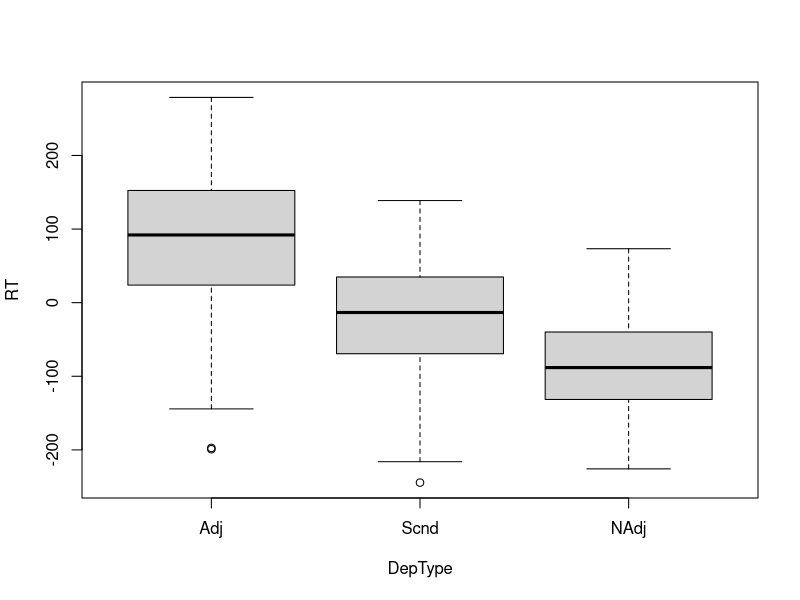
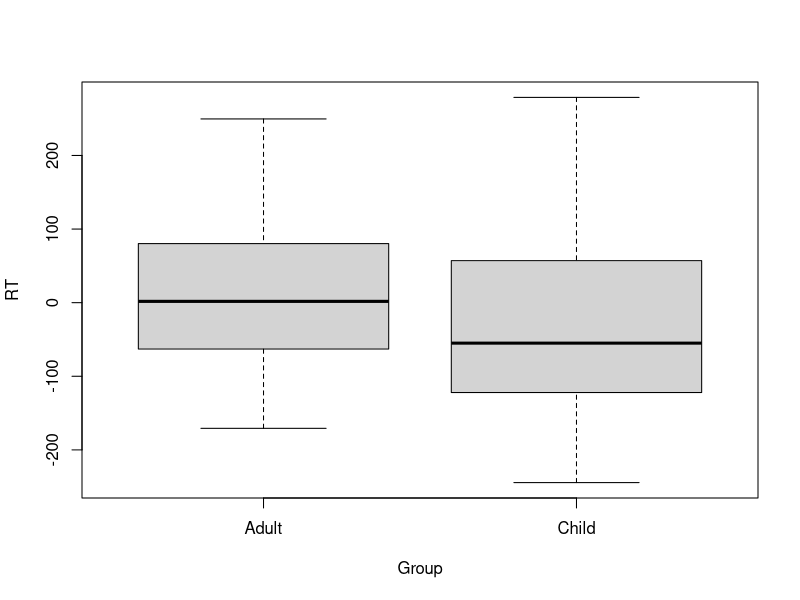
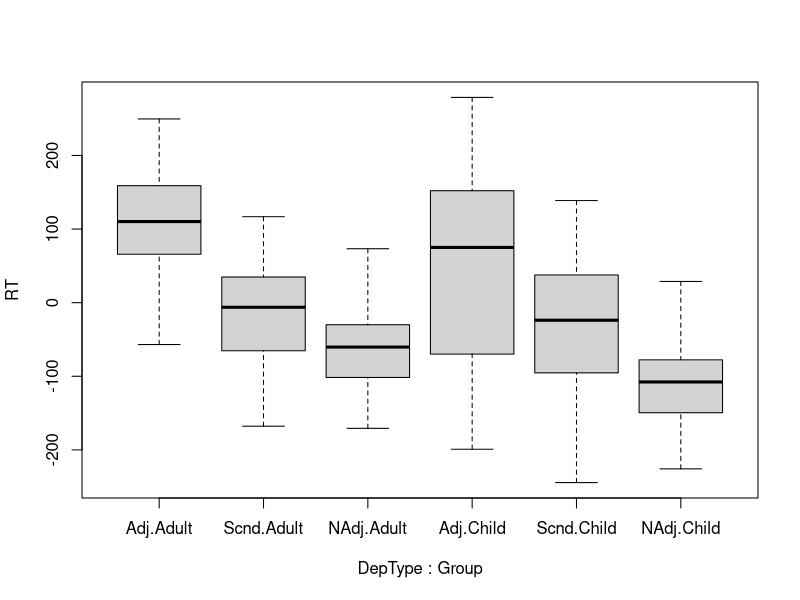
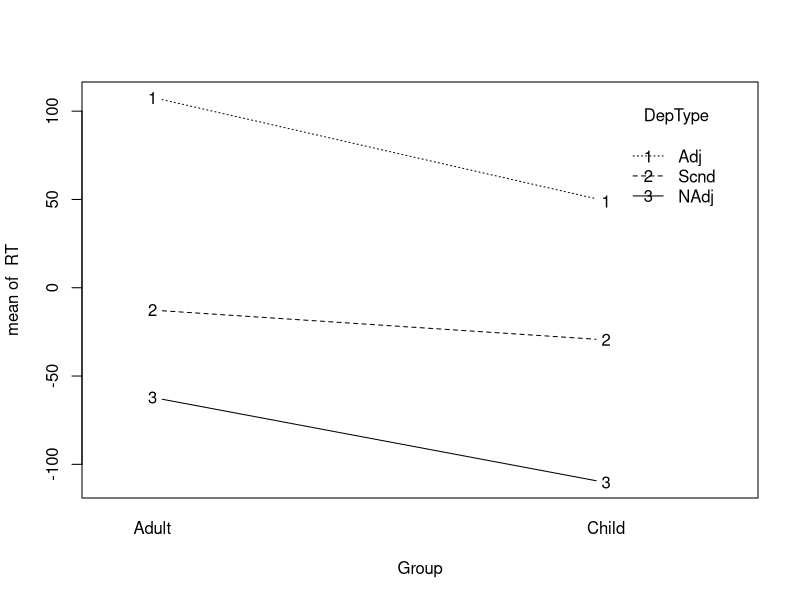
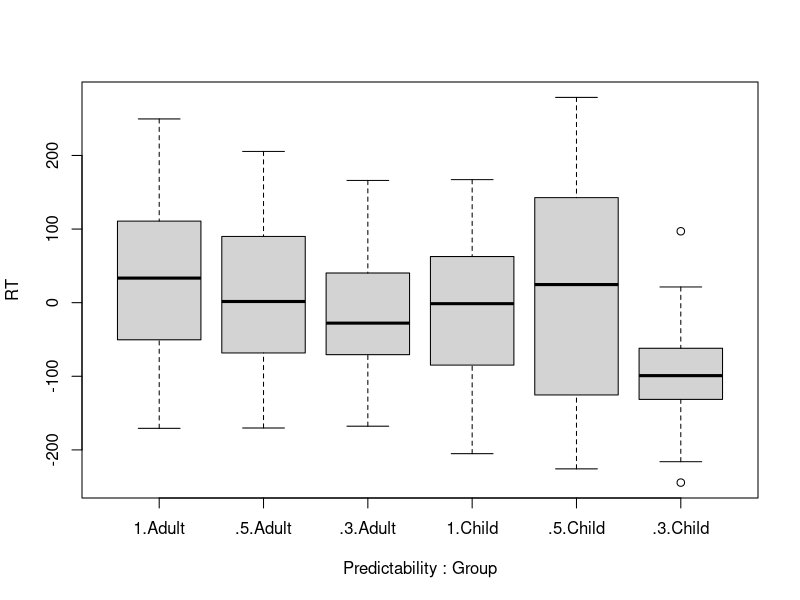
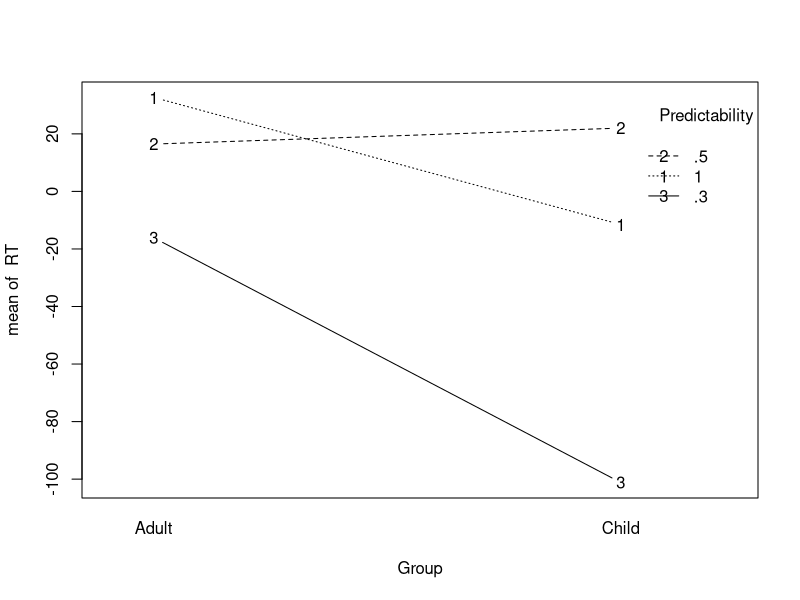
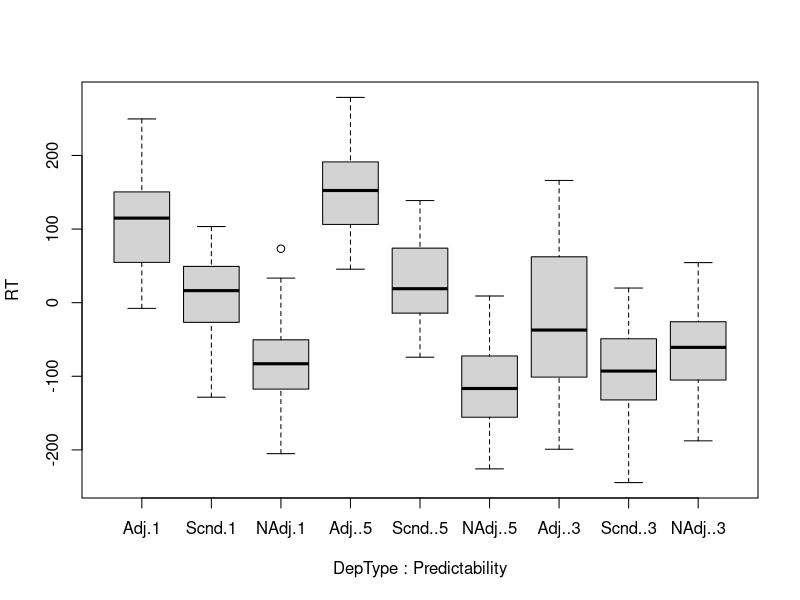
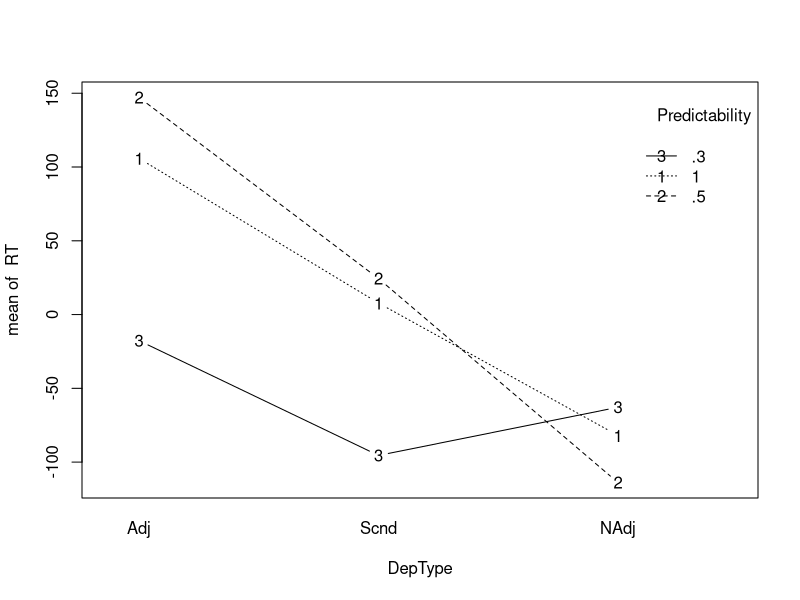

The R script that drew these images, in order:
# K.Sengottuvel adjusted the script originally from R bloggers link "https://www.r-bloggers.com/power-and-sample-size-for-repeated-measures-anova-with-r/".

#Amendments: P.Thompson 16/01/2017 - adjusted the model error setup to correct model and changed the "runTest" function to allow for multiple power calculations based on 5 different hypotheses.


##########################

#simulates and calculates power for 2(groups as within sub factor), 3 (dependency types as within sub factor),
#3 (Predictability as within Subject factors)

#??????????????it still doesnt have a way to include effect size in to it. What we have is eta squared values of about .3. Which could be small to medium effect size
#ref: 10.1111/lang.12137. The study exployed approach similar to the present one. However, the it was a within subject design of 2x3x6. On an average it showed an effect size of .3
# we used that for the present study. 

nPerGroup <- 20 # total participants per group 
nDepType  <- 3 #levels in the first within sub factor 
nPredictability<-3 #levels in the first within sub factor 
RTAdult   <- c(144,30,-50,137,18,-81,69,-41,-12) # means taken from the Pilot data of 5 adults-in the order DEpType:Predic, 1 1, 1 2, 1 3,2 1, 2 2, 2 3, 3 1, 3 2, 3 3  
RTChild    <- c(80,10,-90,180,40,-150, -80,-120,-80) # means taken from pilot data of 11 children 
stdevs    <- rep(60,9) # It is the average of deviations across the 18 values mentioned above,
#kept it constant to avoid the Sigma being negative-which gives error. 
stdiff    <- 60  #Difference of SD between values of two groups. 
nSim      <- 1000 # number of simulations, can vary. 
# set up the indep var data
Subject <- factor(1:(nPerGroup*2))
DepType <- factor(1:nDepType, labels = c("Adj", "Scnd", "NAdj"))
Predictability <- factor(1:nPredictability, labels = c("1", ".5", ".3"))
theData <- expand.grid(DepType, Predictability,Subject)
names(theData) <- c("DepType", "Predictability","Subject")

tmp <- rep(c("Adult", "Child"), each = nPerGroup *nDepType*nPredictability)
theData$Group <- factor(tmp)
theData

# to set up variance-covariance matrix
ones <- rep(1, nDepType*nPredictability)
A <- stdevs^2 %o% ones
B <- (A + t(A) + (stdiff^2)*(diag(nDepType*nPredictability) - ones %o% ones))/2

# can run it through once to check that it works
library(MASS)
tmp1 <- mvrnorm(nPerGroup, mu = RTAdult, Sigma = B)
tmp1
tmp2 <- mvrnorm(nPerGroup, mu = RTChild, Sigma = B)
tmp2
theData$RT <- c(as.vector(t(tmp1)), as.vector(t(tmp2)))
theData

aovComp <- aov(RT ~ DepType*Predictability*Group + Error(Subject/(DepType*Predictability)), theData)
summary(aovComp)
# some descriptive statistics and graphs
print(model.tables(aovComp, "means"), digits = 3) 
boxplot(RT ~ DepType, data = theData)              
boxplot(RT ~ Group, data = theData)            
boxplot(RT ~ DepType*Group, data = theData)
with(theData, interaction.plot(Group, DepType, RT,type =  "b"))

boxplot(RT ~ Predictability*Group, data = theData)  
with(theData, interaction.plot(Group, Predictability, RT,type =  "b"))

boxplot(RT ~ DepType*Predictability, data = theData)  
with(theData, interaction.plot(DepType, Predictability, RT,type =  "b"))

boxplot(RT ~ DepType*Predictability*Group, data = theData)  

###############################################
# for power estimate run the below
# don't forget to set up theData and var-cov
library(MASS)
#First lets check for the main effects
#This should give the power to detect 

runTest <- function(){
  tmp1 <- mvrnorm(nPerGroup, mu = RTAdult, Sigma = B)
  tmp2 <- mvrnorm(nPerGroup, mu = RTChild, Sigma = B)
  theData$RT <- c(as.vector(t(tmp1)), as.vector(t(tmp2)))
  aovComp <- aov(RT ~ DepType*Predictability*Group+ Error(Subject/(DepType*Predictability)), theData) #brackets missing on error, so added to correct output.
  b1 <- summary(aovComp)$'Error: Subject'[[1]][1,5]
  b2 <- summary(aovComp)$'Error: Subject:DepType'[[1]][1,5]
  b3 <- summary(aovComp)$'Error: Subject:Predictability'[[1]][1,5]
  #b4 <- summary(aovComp)$'Error: Subject:Blocks'[[1]][1,5]
  b5 <- summary(aovComp)$'Error: Subject:DepType:Predictability'[[1]][1,5]
  b <- c(b1<0.05,b2<0.05,b3< 0.05,b5<0.05)
  return(b)
}
# here is estimate of power for given nPerGroup
pow.kuppu<-rowMeans(replicate(nSim,runTest()))

cat("adjust the N to ensure that all powers are above 0.8, \n 
    or reduce if all far above .8, to minimise the sample so \n 
    that you don't have to collect more than you need", "\n")
cat("POWER - Prediction 1 : No main effect of group = ", pow.kuppu[1],"\n")
cat("POWER - Prediction 2: No main effect of Type = ", pow.kuppu[2],"\n")
cat("POWER - Prediction 3: No main effect of predictability = ", pow.kuppu[3],"\n") 
#cat("POWER - Prediction 4: No main effect of Blocks Prediction = ", pow.kuppu[4],"\n") 

cat("POWER - 5: No interaction between Type X predictability", pow.kuppu[4],"\n")
